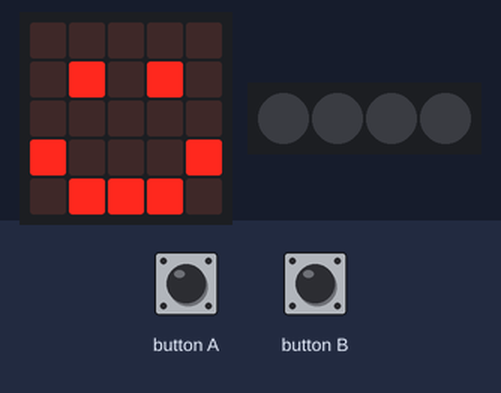
A program run on a simulated BBC micro:bit (MakeCode). On the bench: the board's 5×5 LED display, 4 RGB LEDs in strip order, left to right. The test bench sets the inputs (shaded band). Dim RGB values are drawn brighter than linear.

Above: at 1.8 s.
1.9 s: button A pressed for 0.15 s
At 3.4 s:
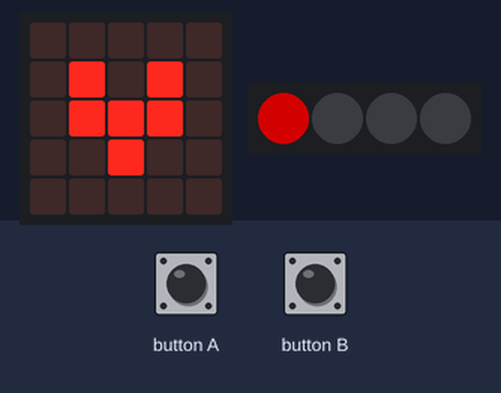
5.0 s: button B pressed for 0.15 s
At 5.6 s:
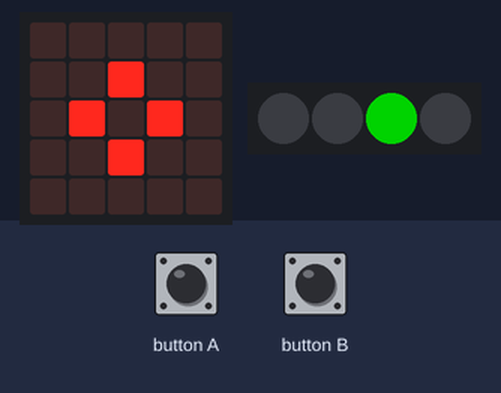
7.2 s: button A pressed for 0.15 s
At 9.4 s:
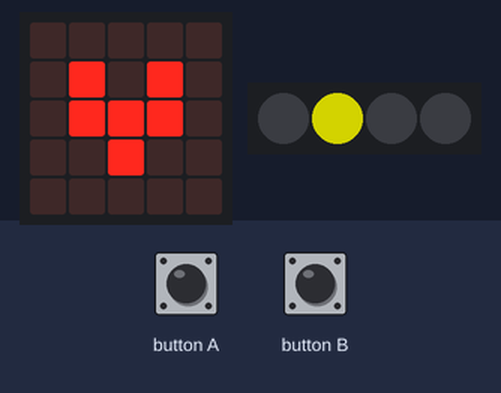
10.3 s: button B pressed 2 times (0.12 s each, 0.3 s apart)
At 12.1 s:
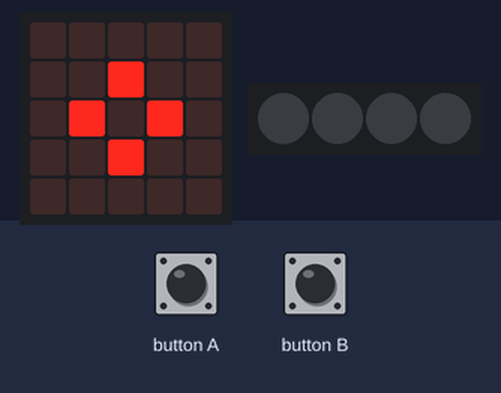
13.7 s: button A pressed for 0.15 s
At 18.3 s:
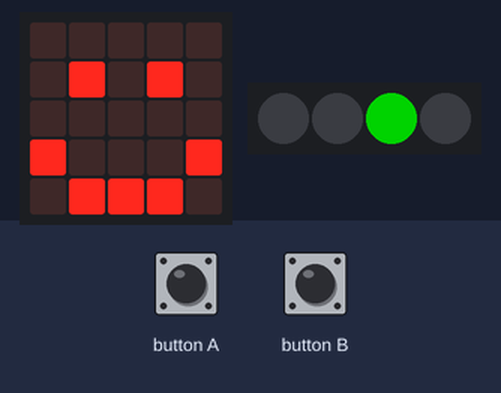
Timing chart, 0 to 19.8 s (numbered marks = the images above; inputs shaded):
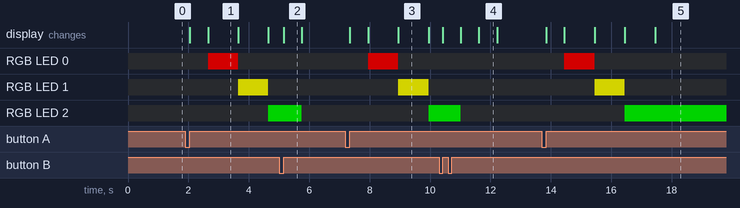

Measured:
- after the input at 1.9 s, RGB LED 0: off → RGB(127, 0, 0) after 0.75 s, → off 1.0 s later; RGB LED 1: off → RGB(127, 127, 0) after 1.8 s, → off 1.0 s later; RGB LED 2: off → RGB(0, 127, 0) after 2.8 s; the display: first changes after 0.15 s (image 1 shows a later state)
- after the input at 5.0 s, the display: changes after 0.15 s (image 2)
- after the input at 7.2 s, RGB LED 0: off → RGB(127, 0, 0) after 0.75 s, → off 1.0 s later; RGB LED 1: off → RGB(127, 127, 0) after 1.8 s, → off 1.0 s later; RGB LED 2: off → RGB(0, 127, 0) after 2.8 s; the display: first changes after 0.15 s (image 3 shows a later state)
- after the input at 10.3 s, the display: first changes after 0.12 s (image 4 shows a later state)
- after the input at 13.7 s, RGB LED 0: off → RGB(127, 0, 0) after 0.75 s, → off 1.0 s later; RGB LED 1: off → RGB(127, 127, 0) after 1.8 s, → off 1.0 s later; RGB LED 2: off → RGB(0, 127, 0) after 2.8 s; the display: first changes after 0.15 s (image 5 shows a later state)
- what the display in image 1 shows lasts 1.0 s, from 2.7 s to 3.7 s
- what the display in image 2 shows lasts 0.6 s, from 5.2 s to 5.8 s

The program:

main.ts
```typescript
// (licence header left out)
// variables
let neopixelStrip: neopixel.Strip = null

// cleanup
basic.clearScreen()
neopixelStrip = neopixel.create(DigitalPin.P16, 4, NeoPixelMode.RGB)
neopixelStrip.setPixelColor(0, neopixel.colors(NeoPixelColors.Black))
neopixelStrip.setPixelColor(1, neopixel.colors(NeoPixelColors.Black))
neopixelStrip.setPixelColor(2, neopixel.colors(NeoPixelColors.Black))
neopixelStrip.setPixelColor(3, neopixel.colors(NeoPixelColors.Black))
neopixelStrip.show()
basic.showIcon(IconNames.Happy)

input.onButtonPressed(Button.A, function () {
  basic.showIcon(IconNames.SmallHeart)

  // set to red
  neopixelStrip.setPixelColor(0, neopixel.colors(NeoPixelColors.Red))
  neopixelStrip.setPixelColor(1, neopixel.colors(NeoPixelColors.Black))
  neopixelStrip.setPixelColor(2, neopixel.colors(NeoPixelColors.Black))
  neopixelStrip.show()
  basic.pause(1000)

  // set to yellow
  neopixelStrip.setPixelColor(0, neopixel.colors(NeoPixelColors.Black))
  neopixelStrip.setPixelColor(1, neopixel.colors(NeoPixelColors.Yellow))
  neopixelStrip.setPixelColor(2, neopixel.colors(NeoPixelColors.Black))
  neopixelStrip.show()
  basic.pause(1000)

  // set to green
  neopixelStrip.setPixelColor(0, neopixel.colors(NeoPixelColors.Black))
  neopixelStrip.setPixelColor(1, neopixel.colors(NeoPixelColors.Black))
  neopixelStrip.setPixelColor(2, neopixel.colors(NeoPixelColors.Green))
  neopixelStrip.show()
  basic.pause(1000)
  basic.showIcon(IconNames.Happy)
})

input.onButtonPressed(Button.B, function () {
  // reset everything
  basic.showIcon(IconNames.SmallDiamond)
  neopixelStrip.setPixelColor(0, neopixel.colors(NeoPixelColors.Black))
  neopixelStrip.setPixelColor(1, neopixel.colors(NeoPixelColors.Black))
  neopixelStrip.setPixelColor(2, neopixel.colors(NeoPixelColors.Black))
  neopixelStrip.setPixelColor(3, neopixel.colors(NeoPixelColors.Black))
  neopixelStrip.show()
  basic.showIcon(IconNames.Happy)
})
```
